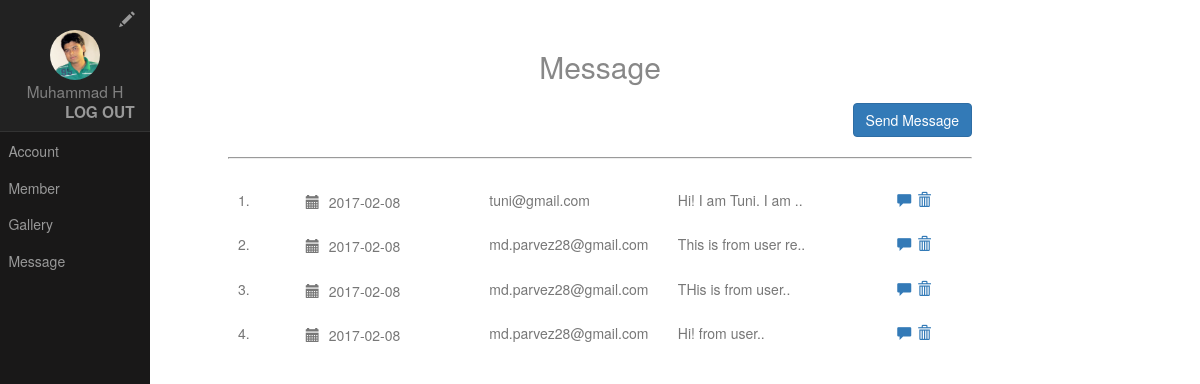
/admin/message.php (signed in), run on an earlier commit of the app's database.
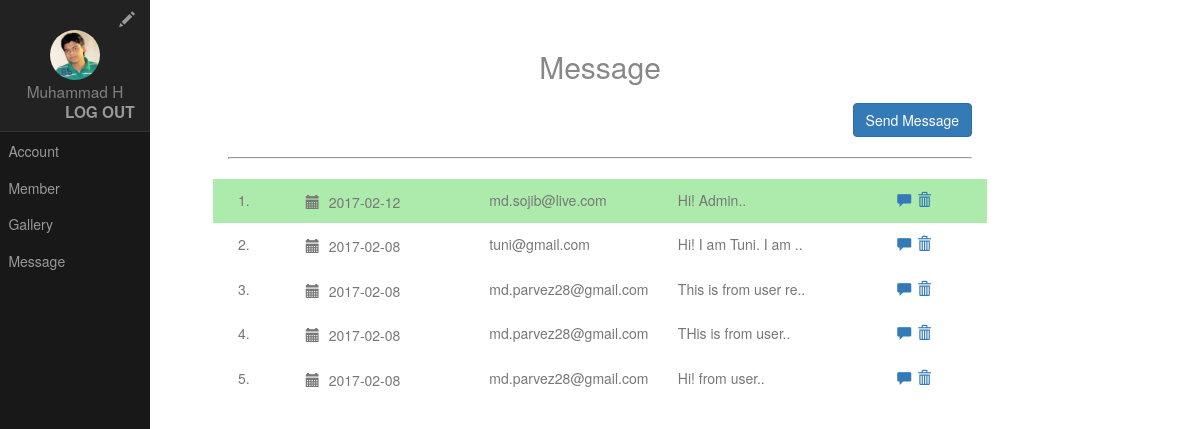
And on a later commit of the database.
### tables this page shows
CREATE TABLE `messages` (
  `id` int(11) NOT NULL,
  `date` date NOT NULL,
  `to_email` varchar(32) NOT NULL,
  `from` varchar(32) NOT NULL,
  `message` varchar(512) NOT NULL,
  `status` int(1) NOT NULL DEFAULT '0',
  `fk_id` int(32) NOT NULL DEFAULT '0'
);

### admin/message.php (called while the page is built, shortened)
<?php
include 'index.php';
?>

### php/database_services.php (called while the page is built, shortened)
<?php
class DatabaseHelper{
	function retrieveData($table_name,$email){
		$sql = "SELECT * FROM `$table_name` WHERE email = '$email'";
		$result = $GLOBALS['connection']->query($sql);
		if ($result->num_rows==1) {
			$row = $result->fetch_assoc();
			return $row;
		}else{
			return 0;
		}
	}
	function runQuery($sql){
		$result = $GLOBALS['connection']->query($sql);
		return $result;
	}
}
?>

### admin/pages/message_page.php (the view, shortened to what this page needs)
<h2 class="content-subhead" style="text-align: center;">Message</h2>
	<div style="text-align: right;">
	<a href="send_message.php">
    <button type="submit" class="btn btn-primary" name="send_message">Send Message</button>
    </a>
    </div>
<hr style="border-style: inset;border-width: 1px;">
<div>
	<?php
		if (!empty($email)) {
			$i  = 1;
			$query = new DatabaseHelper();
			$sql = "SELECT * FROM `messages` WHERE to_email = '$email' ORDER BY id DESC";
			$result=$query->runQuery($sql);
			while($row=$result->fetch_array()){
	?>
		<div class="row" style="padding: 10px;background-color: <?php if($row['status']==0){echo "#adebad";}?>">
			<div class="col-sm-1">
				<?php echo $i.".";?>
			</div>
			<div class="col-sm-3">
				<span class="glyphicon glyphicon-calendar" style="padding: 5px"></span>
				<?php echo $row['date'];?>
			</div>
			<div class="col-sm-3">
				<?php echo substr($row['from'], 0,22);?>
			</div>
			<div class="col-sm-3">
				<?php echo substr($row['message'], 0,20).'..';?>
			</div>
			<div class="col-sm-2" style="text-align: center;">
				<a href="read_message.php?msg=<?php echo $row['id'];?>" style="padding-right: 2px">
					<span class="glyphicon glyphicon-comment"></span>
				</a>
				<a href="?del=<?php echo $row['id'];?>">
					<span class="glyphicon glyphicon-trash"></span>
				</a>
			</div>
		</div>
	<?php
				$i++;
			}
	}else{
	}
	?>
</div>

What changed in the data, as far as the page shows it:
added messages: date "2017-02-12", from "md.sojib@live.com", message "Hi! Admin", status 0 (drawn)
